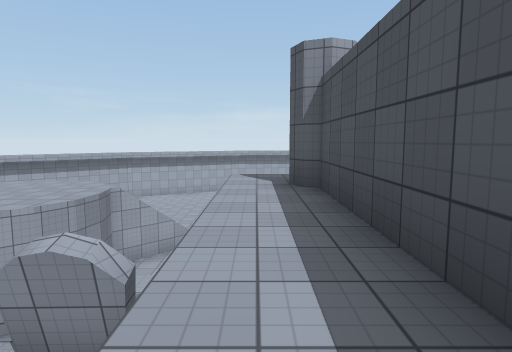
View 1 (above)

19 first-person views from a walk through a Unity game level. The camera is 1.3 m above the floor, tilts 6° down and sees 75° across. The floor is counted in squares, 2 m on a side. Each view is taken from the middle of a square. On the plan, view 1 faces up. The plan holds only what a view shows up to about 10 squares ahead; the rest is blank. The place goes on beyond the plan. Surface patterns are stand-ins for the level's own textures.

View 2
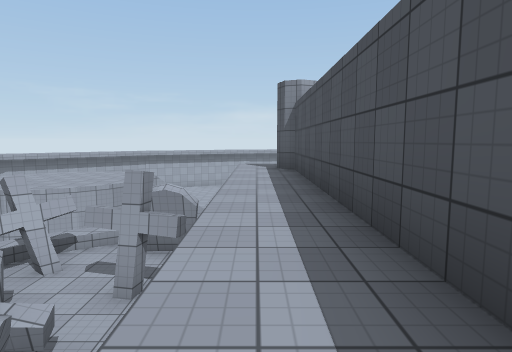

View 3
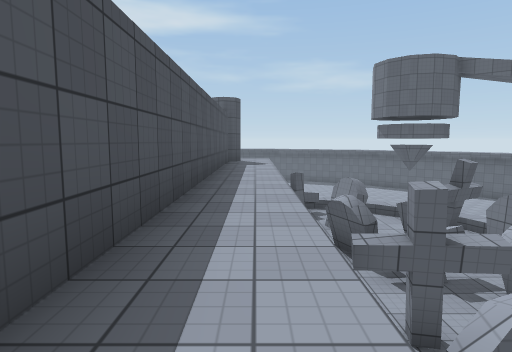

View 4
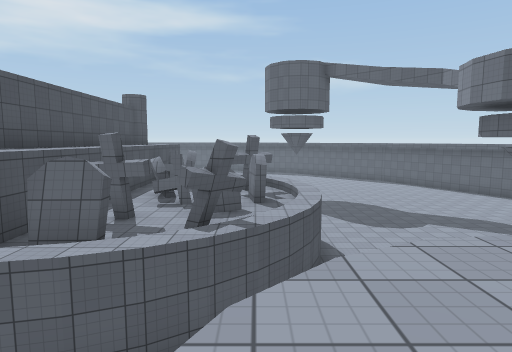

View 5
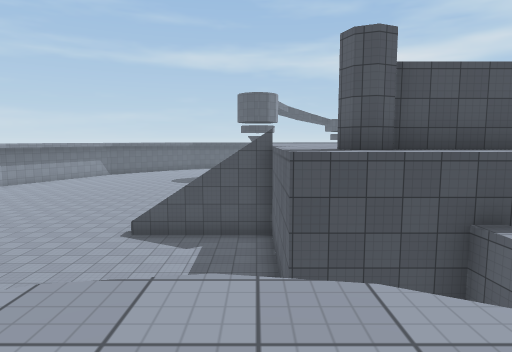

View 6
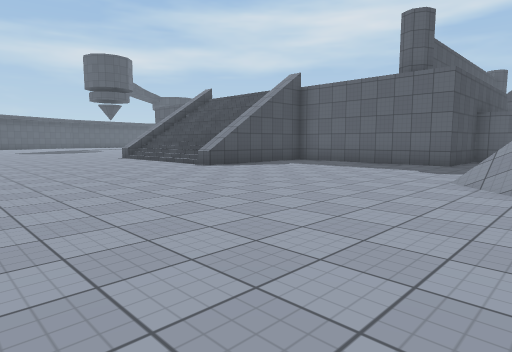

View 7
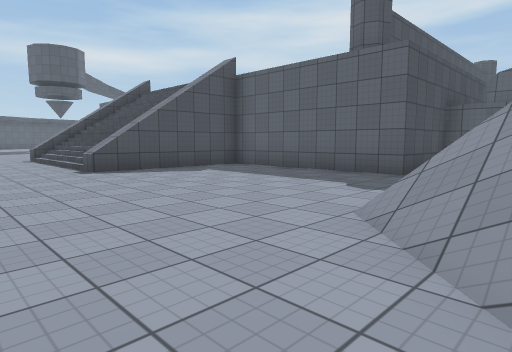

View 8
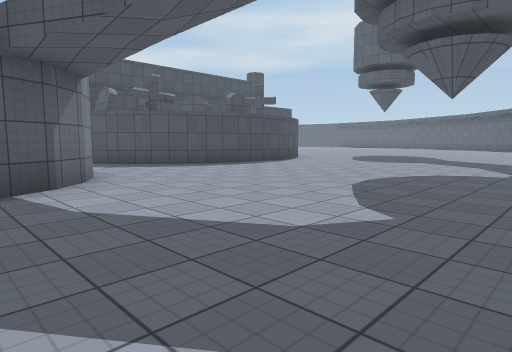

View 9
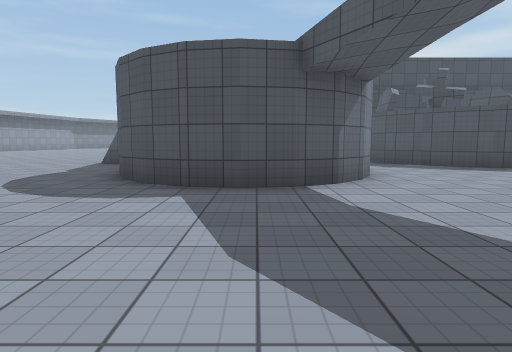

View 10
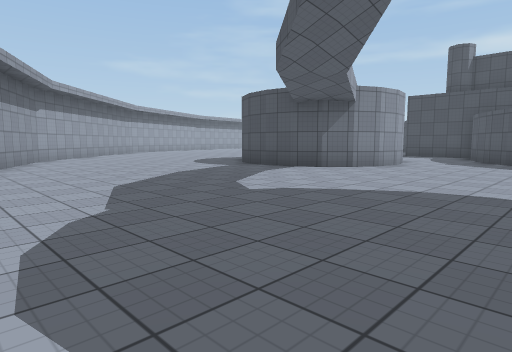

View 11
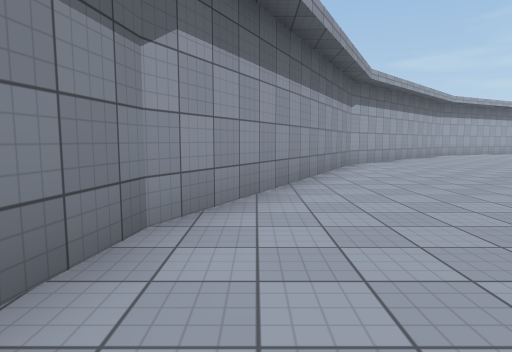

View 12
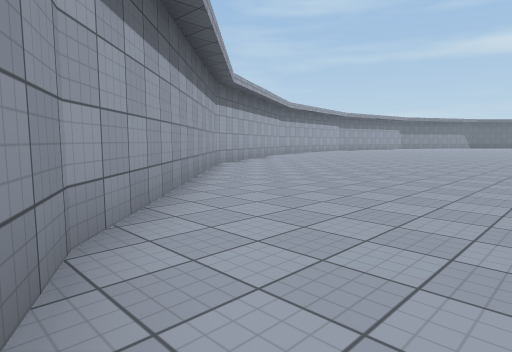

View 13
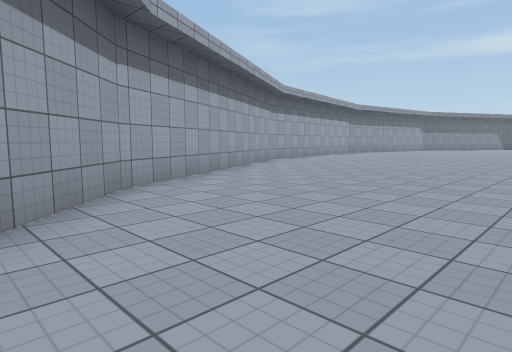

View 14
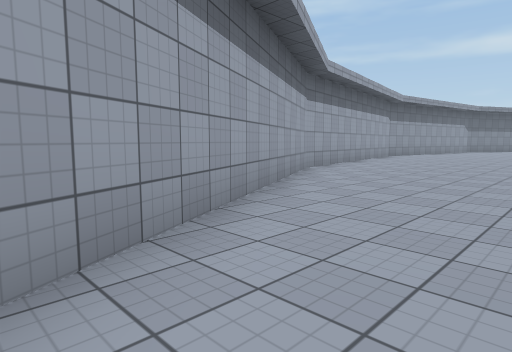

View 15
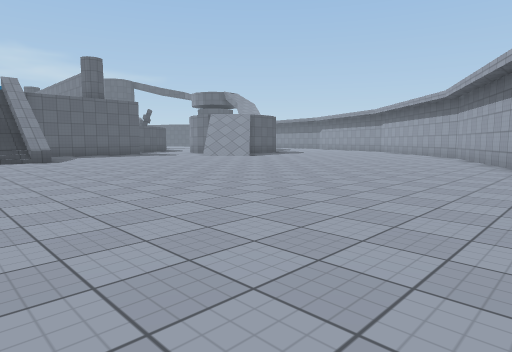

View 16
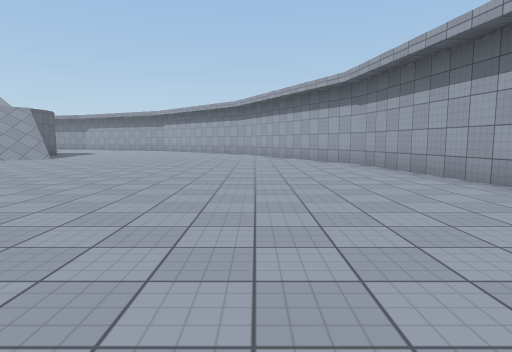

View 17
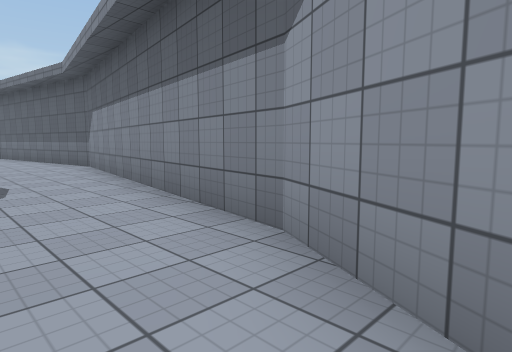

View 18
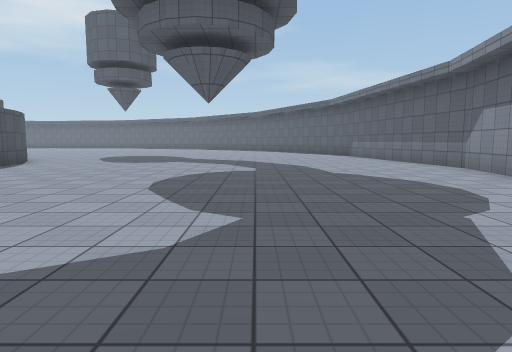

View 19
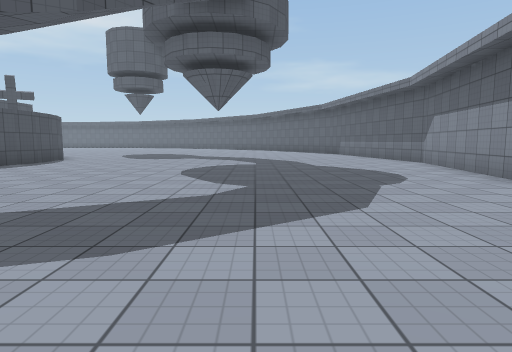

### Floor plan
Key: @ floor where view 1 was taken; # wall or solid block; . main floor; : floor 4 m higher than the main floor; + floor 5 m higher than the main floor; / step, stairs or slope; v drop or lower ground.
Columns run from 17 left of view 1 to 9 right of it. Each row starts with its distance up from view 1.
 22                ####......
 21              ###.........
 20            ###............
 19          ###...............
 18         ##................
 17        ##................
 16       ##................
 15      ##..................
 14     ##....................
 13     #.....................
 12    ##....................
 11    #.........///..........
 10   ##......../ //......////
  9   #....../::://.......///
  8  ##....../ :::........//
  7  #......./ :::. ....../
  6  #......./ ::/  .+++++
  5 ##........#:/.  .+# ++
  4 #...............#+#
  3 #.............##v+#
  2 #............##vv+#
  1 #...........#vvvv+#
  0 #...........#v vv@#
 -1 #...........# vvv+#
 -2 #...........#v vv+#
 -3 #...........#vvvv+#

Where each view was taken, in squares from view 1:
view 1: 0 up, 0 right, facing up
view 2: 3 down, 0 right, facing up
view 3: 4 up, 0 right, facing down
view 4: 7 up, 4 left, facing down
view 5: 7 up, 5 left, facing right
view 6: 16 up, 3 left, facing down-right
view 7: 13 up, 3 left, facing down-right
view 8: 7 up, 13 left, facing down-right
view 9: 7 up, 13 left, facing right
view 10: 1 up, 15 left, facing up-right
view 11: 4 up, 15 left, facing up
view 12: 11 up, 13 left, facing up-right
view 13: 14 up, 9 left, facing up-right
view 14: 17 up, 7 left, facing up-right
view 15: 22 up, 7 right, facing down-left
view 16: 19 up, 9 right, facing left
view 17: 8 up, 14 left, facing down-left
view 18: 7 up, 12 left, facing down
view 19: 9 up, 12 left, facing down
